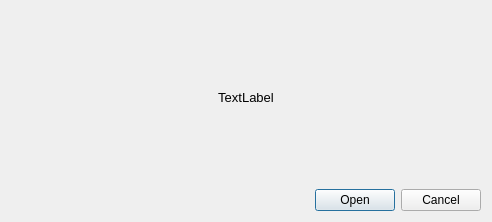
<?xml version="1.0" encoding="UTF-8"?>
<ui version="4.0">
 <class>Dialog</class>
 <widget class="QDialog" name="Dialog">
  <property name="geometry">
   <rect>
    <x>0</x>
    <y>0</y>
    <width>492</width>
    <height>222</height>
   </rect>
  </property>
  <property name="windowTitle">
   <string>Dialog</string>
  </property>
  <layout class="QGridLayout" name="gridLayout">
   <item row="1" column="0">
    <widget class="QDialogButtonBox" name="buttonBox">
     <property name="orientation">
      <enum>Qt::Horizontal</enum>
     </property>
     <property name="standardButtons">
      <set>QDialogButtonBox::Cancel|QDialogButtonBox::Open</set>
     </property>
    </widget>
   </item>
   <item row="0" column="0">
    <widget class="QLabel" name="label_update">
     <property name="font">
      <font>
       <pointsize>10</pointsize>
      </font>
     </property>
     <property name="text">
      <string>TextLabel</string>
     </property>
     <property name="alignment">
      <set>Qt::AlignCenter</set>
     </property>
    </widget>
   </item>
  </layout>
 </widget>
 <resources/>
 <connections>
  <connection>
   <sender>buttonBox</sender>
   <signal>accepted()</signal>
   <receiver>Dialog</receiver>
   <slot>accept()</slot>
   <hints>
    <hint type="sourcelabel">
     <x>248</x>
     <y>254</y>
    </hint>
    <hint type="destinationlabel">
     <x>157</x>
     <y>274</y>
    </hint>
   </hints>
  </connection>
  <connection>
   <sender>buttonBox</sender>
   <signal>rejected()</signal>
   <receiver>Dialog</receiver>
   <slot>reject()</slot>
   <hints>
    <hint type="sourcelabel">
     <x>316</x>
     <y>260</y>
    </hint>
    <hint type="destinationlabel">
     <x>286</x>
     <y>274</y>
    </hint>
   </hints>
  </connection>
 </connections>
</ui>
